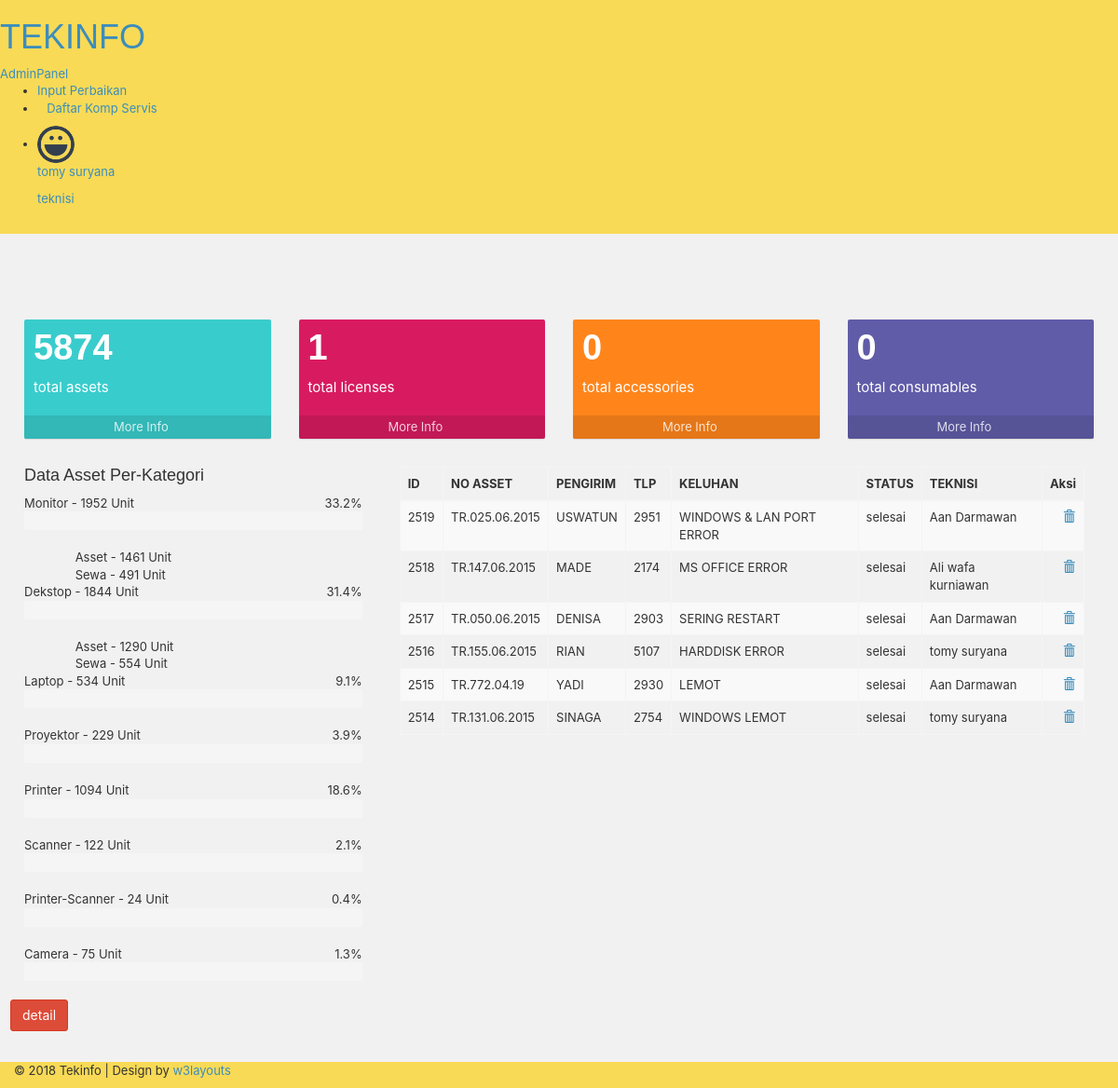
The page /teknisi (signed in) on the database its author committed.
### tables this page shows
CREATE TABLE `tb_teknisi` (
  `id` int(11) NOT NULL AUTO_INCREMENT,
  `id_user` int(10) NOT NULL,
  `sewa` tinyint(1) NOT NULL,
  PRIMARY KEY (`id`)
);

CREATE TABLE `users` (
  `id_user` int(10) unsigned NOT NULL AUTO_INCREMENT,
  `nikuser` varchar(15) NOT NULL,
  `nama` varchar(200) NOT NULL,
  `email` varchar(100) NOT NULL,
  `username` varchar(200) NOT NULL,
  `password` text NOT NULL,
  `level_user` varchar(150) NOT NULL DEFAULT 'member',
  PRIMARY KEY (`id_user`)
);

CREATE TABLE `data_kategori` (
  `id` int(11) NOT NULL AUTO_INCREMENT,
  `kd_kategori` varchar(5) NOT NULL,
  `nama_kategori` varchar(15) NOT NULL,
  PRIMARY KEY (`id`)
);

CREATE TABLE `perbaikan` (
  `id` int(11) NOT NULL AUTO_INCREMENT,
  `no_aset` varchar(50) NOT NULL,
  `pengirim` varchar(50) NOT NULL,
  `tlp` int(11) NOT NULL,
  `keluhan` text NOT NULL,
  `tgl_masuk` date NOT NULL,
  `tindakan` text NOT NULL,
  `tgl_selesai` date DEFAULT NULL,
  `status_perbaikan` varchar(15) NOT NULL,
  `sewa` tinyint(1) NOT NULL,
  `admin` int(11) NOT NULL,
  PRIMARY KEY (`id`)
);

### teknisi/template/t-topbar.php (shortened to what this page needs)
	<div class="sticky-header header-section ">
		<div class="header-left">
			<div class="logo">
				<a href=".">
					<h1>TEKINFO</h1>
					<span>AdminPanel</span>
				</a>
			</div>
		</div>
		<div class="header-right">
			<div class="profile_details_left">
				<ul class="nofitications-dropdown">
					<li class="dropdown head-dpdn">
								<a href="servis-add">
								   <div ><i class="fa fa_plus nav_icon"></i>Input Perbaikan </div>
								</a>
					</li>
					<li class="dropdown head-dpdn">
						<a href="servis" class="dropdown-toggle"  >
						<i class="fa fa-book nav_icon"></i><span>Daftar Komp Servis</span></a>
					</li>
				</ul>
			</div>
			<div class="profile_details">
				<ul>
					<li class="dropdown profile_details_drop">
						<a href="#" class="dropdown-toggle" data-toggle="dropdown" aria-expanded="false">
							<div class="profile_img">
								<span class="prfil-img">
									<?php if ($showuser['img']==""){$poto="default-sm.png";}else{$poto= $showuser['img'];} ?>
								<img style="width:40px; border-radius: 50%;" src="images/karyawan/<?php echo $poto; ?>" alt=""> </span>
								<div class="user-name">
									<p><?php echo $showuser['nama'];?></p>
									<span><?php echo $showuser['level_user'];?></span>
								</div>
								<i class="fa fa-angle-down lnr"></i>
								<i class="fa fa-angle-up lnr"></i>
							</div>
						</a>
					</li>
				</ul>
			</div>
		</div>
	</div>
	<div id="page-wrapper">
<section class="content-header" ></section>

### teknisi/template/t-isi.php (shortened to what this page needs)
<div class="row">
  <div class="col-lg-3 col-xs-6">
    <div class="small-box bg-teal">
      <div class="inner">
        <h3><?php echo $totalaset = mysqli_num_rows(mysqli_query($conn,"SELECT * FROM data_aset")); ?></h3>
        <p>total assets</p>
      </div>
      <div class="icon">
        <i class="fa fa-barcode"></i>
      </div>
              <a href="All" class="small-box-footer">More Info <i class="fa fa-arrow-circle-right"></i></a>
          </div>
  </div>
  <div class="col-lg-3 col-xs-6">
    <div class="small-box bg-maroon">
      <div class="inner">
        <h3><?php echo $totalaset = mysqli_num_rows(mysqli_query($conn,"SELECT * FROM licensi")); ?></h3>
        <p>total licenses</p>
      </div>
      <div class="icon">
        <i class="fa fa-floppy-o"></i>
      </div>
                  <a href="licensi" class="small-box-footer">More Info <i class="fa fa-arrow-circle-right"></i></a>
            </div>
  </div>
  <div class="col-lg-3 col-xs-6">
    <div class="small-box bg-orange">
      <div class="inner">
        <h3><?php echo $totalaset = mysqli_num_rows(mysqli_query($conn,"SELECT * FROM aksesoris")); ?></h3>
          <p>total accessories</p>
      </div>
      <div class="icon">
        <i class="fa fa-keyboard-o"></i>
      </div>
                <a href="" class="small-box-footer">More Info <i class="fa fa-arrow-circle-right"></i></a>
          </div>
  </div>
  <div class="col-lg-3 col-xs-6">
    <div class="small-box bg-purple">
      <div class="inner">
        <h3><?php echo $totalaset = mysqli_num_rows(mysqli_query($conn,"SELECT * FROM consumable")); ?></h3>
          <p>total consumables</p>
      </div>
      <div class="icon">
        <i class="fa fa-tint"></i>
      </div>
              <a href="consumables" class="small-box-footer">More Info <i class="fa fa-arrow-circle-right"></i></a>
          </div>
  </div>
</div>
		<div class="row">
					<div class="col-md-4 stats-info widget">
						<div class="stats-title">
							<h4 class="title">Data Asset Per-Kategori</h4>
						</div>
						<div class="stats-body">
							<ul class="list-unstyled">
							  <?php
							  $result = $conn->query("SELECT * FROM  data_kategori");
											while($row = $result->fetch_assoc()){
								$kategori = $row['kd_kategori'];
								$total = mysqli_num_rows(mysqli_query($conn,"SELECT * FROM data_aset"));
								$totalper = mysqli_num_rows(mysqli_query($conn,"SELECT * FROM data_aset WHERE kd_kategori = '$kategori'"));
								$pcaset = mysqli_num_rows(mysqli_query($conn,"SELECT * FROM data_aset WHERE kd_kategori = '$kategori' and sewa=0"));
								$pcsewa = mysqli_num_rows(mysqli_query($conn,"SELECT * FROM data_aset WHERE kd_kategori = '$kategori' and sewa='1'"));
									if ($total>0){$persen = $totalper/$total*100;
								 $hasil=round($persen,1);}else{$hasil=0;}
									if ($pcsewa>0){
								?>
								<li><?php echo $row['nama_kategori']." - ".$totalper. " Unit";?>
									<span class="pull-right"><?php echo $hasil;?>%</span>
									<div class="progress progress-striped active progress-right">
									</div>
									<ul>
									<span>&nbsp;&nbsp;&nbsp;&nbsp;Asset - <?php echo $pcaset;?> Unit</span>
									<span><br>&nbsp;&nbsp;&nbsp;&nbsp;Sewa - <?php echo $pcsewa;?> Unit</span>
									</ul>
								</li>
							  <?php
								}else{
								?>
								<li><?php echo $row['nama_kategori']." - ".$totalper. " Unit";?>
									<span class="pull-right"><?php echo $hasil;?>%</span>
									<div class="progress progress-striped active progress-right">
									</div>
								</li>
							  <?php
								}
							}
							?>
							</ul>
						</div>
					</div>
					<div class="col-md-8 stats-info stats-last widget-shadow">
						<div class="box-body table-responsive" >
    <table id="" class="display table table-bordered table-striped">
		<thead>
			<tr><th>ID</th><th>NO ASSET</th><th>PENGIRIM</th><th>TLP</th> <th>KELUHAN</th> <th>STATUS</th> <th>TEKNISI</th> <th>Aksi</th></tr>
		</thead>
		<tbody>
<?php
		$res = $conn->query("SELECT  * FROM perbaikan
							Left join users ON perbaikan.admin=users.id_user
							where sewa='$sewa'
							ORDER BY id DESC LIMIT 6");
		while($row = $res->fetch_assoc()){
		echo '
			<tr>
				<td>'.$row['id'].'</td>
				<td>'.$row['no_aset'].'</td>
				<td>'.$row['pengirim'].'</td>
				<td>'.$row['tlp'].'</td>
				<td>'.$row['keluhan'].'</td>
				<td>'.$row['status_perbaikan'].'</td>
				<td>'.$row['nama'].'</td>
				<td>
					<a href="?edit='.$row['id'].'" title="edit user"><span class="fa fa-pencil" aria-hidden="true"></span></a>
					<a href="?delete='.$row['id'].'" title="Delete" onclick="return confirm(\'Anda yakin akan menghapus data ?\')"><span class="glyphicon glyphicon-trash" aria-hidden="true"></span></a>
				</td>
			</tr>';
		}
?>
		</tbody>
	</table>
</div>
					</div>
					<div class="clearfix"> </div>
		</div>
				<div class="row">
					 <form class="form-horizontal"  method="POST" action="dashboard">
						<button type="submit" name="submit"" class="btn btn-danger btn-md" onClick="?mod=dashboard"><span >detail</span></button>
					</form>
				</div>

### admin/asset/css/style.css (style rules this page uses)
body { background: #F8DA56; }

### admin/css/custom.css (style rules this page uses)
#page-wrapper { padding:7em 2em 2.5em; background-color: #F1F1F1; }

### rows shown on the page
tb_teknisi: id_user.nama "tomy suryana", id_user.level_user "teknisi"
data_kategori: nama_kategori "Monitor", totalper "1952", hasil "33.2", pcaset "1461", pcsewa "491"
data_kategori: nama_kategori "Dekstop", totalper "1844", hasil "31.4", pcaset "1290", pcsewa "554"
data_kategori: nama_kategori "Laptop", totalper "534", hasil "9.1"
data_kategori: nama_kategori "Proyektor", totalper "229", hasil "3.9"
data_kategori: nama_kategori "Printer", totalper "1094", hasil "18.6"
data_kategori: nama_kategori "Scanner", totalper "122", hasil "2.1"
data_kategori: nama_kategori "Printer-Scanner", totalper "24", hasil "0.4"
data_kategori: nama_kategori "Camera", totalper "75", hasil "1.3"
perbaikan: id "2519", no_aset "TR.025.06.2015", pengirim "USWATUN", tlp "2951", keluhan "WINDOWS & LAN PORT ERROR", status_perbaikan "selesai", users.nama "Aan Darmawan"
perbaikan: id "2518", no_aset "TR.147.06.2015", pengirim "MADE", tlp "2174", keluhan "MS OFFICE ERROR", status_perbaikan "selesai", users.nama "Ali wafa kurniawan"
perbaikan: id "2517", no_aset "TR.050.06.2015", pengirim "DENISA", tlp "2903", keluhan "SERING RESTART", status_perbaikan "selesai", users.nama "Aan Darmawan"
perbaikan: id "2516", no_aset "TR.155.06.2015", pengirim "RIAN", tlp "5107", keluhan "HARDDISK ERROR", status_perbaikan "selesai", users.nama "tomy suryana"
perbaikan: id "2515", no_aset "TR.772.04.19", pengirim "YADI", tlp "2930", keluhan "LEMOT", status_perbaikan "selesai", users.nama "Aan Darmawan"
perbaikan: id "2514", no_aset "TR.131.06.2015", pengirim "SINAGA", tlp "2754", keluhan "WINDOWS LEMOT", status_perbaikan "selesai", users.nama "tomy suryana"
